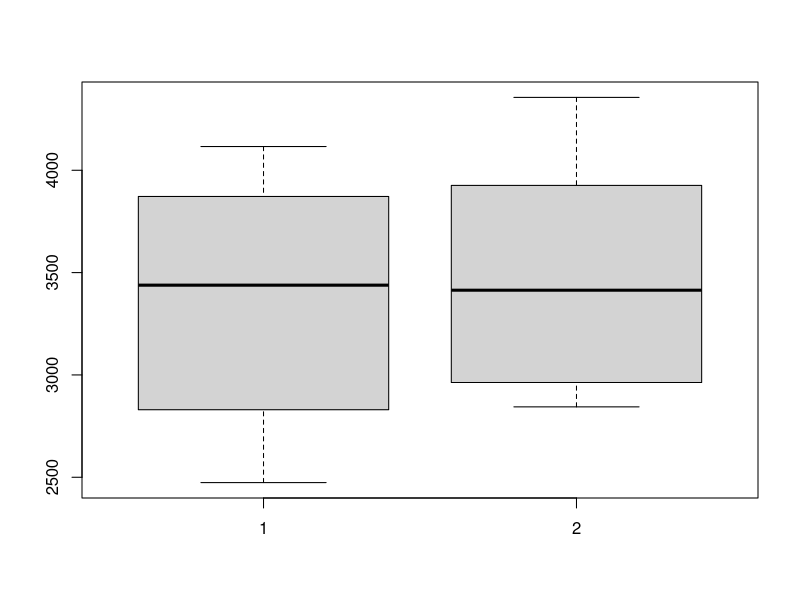

The R source for this figure:
## ---- chunk 1
x <- c(2474,2547,2830,3219,3429,3448,3677,3872,4001,4116)
y <- c(2844,2863,2963,3239,3379,3449,3582,3926,4151,4356)
## ---- chunk 2
totalX <- 0

for (i in x){
  totalX <- totalX + i
}

meanX <- totalX / length(x)
meanX

varianceX <- 0
for (i in x) {
  varianceX <- (varianceX + (i - meanX)^2)
}
varianceX <- varianceX / (length(x)-1)
varianceX


standardDeviation <- sqrt(varianceX)
standardDeviation
## ---- chunk 3
mean(y)
var(y)
sd(y)
## ---- chunk 4
quantile(y)
quantile(x)
## ---- chunk 5
boxplot(x,y)
## ---- chunk 6
sd(x)/mean(x)
sd(y)/mean(y)
